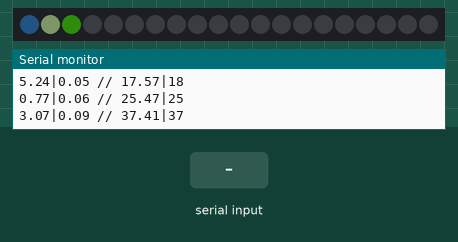
Bench run of a sketch on a simulated Arduino Uno, built with avr-gcc and run on an emulated ATmega328P. Shown: 20 RGB LEDs in strip order, left to right, the last lines printed to the serial monitor. Inputs (shaded band) come from the test bench. Dim RGB values are drawn brighter than linear; the strip is taken to match the declared colour order; random numbers use the default seed unless the sketch sets one.

Above: at 3.28 s.
3.3 s: "reset" received over Serial
At 3.77 s:
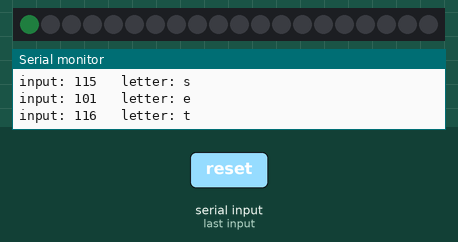
5.4 s: "r" received over Serial
At 6.37 s:
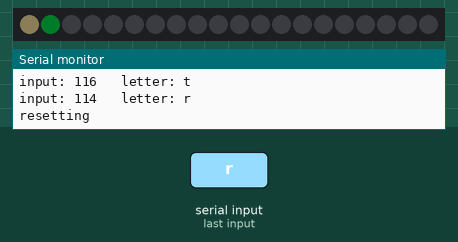
8.0 s: "reset" received over Serial
At 9.83 s:
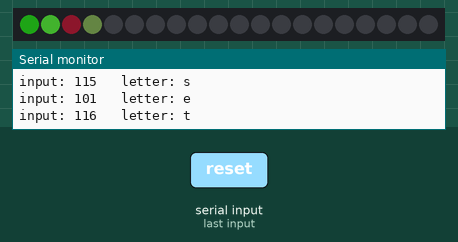
11.0 s: "r" received over Serial
At 12.85 s:
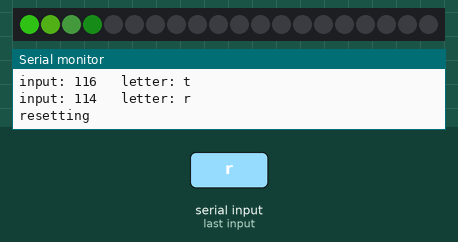
14.0 s: "reset" received over Serial
At 15.41 s:
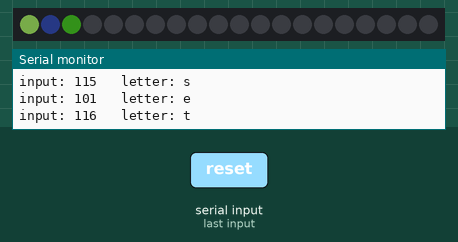
15.8 s: "r" received over Serial
At 17.6 s:
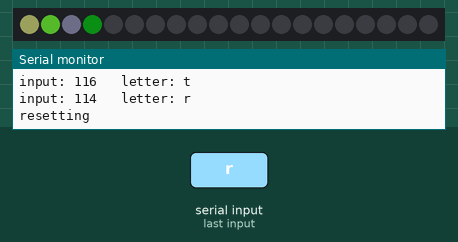

The sketch:

colony-rgbw-fade.ino
```cpp
#include <Adafruit_NeoPixel.h>
#ifdef __AVR__
  #include <avr/power.h>
#endif

#define PIN 2


const int num_pixels = 20;
const float pi = 3.14159265359;
float theta[num_pixels][4];
float speeds[num_pixels][4];
float accurate[num_pixels][4];
int rounded[num_pixels][4];
float masterfade[num_pixels];

float fade_speed = 0.005;
float fade_total_time = 9000; // time from all off to all on

float randomdetail = 100000;
float minspeed = 0.00001;
float maxspeed = 0.1;
float maxbrightness[4] = {80, 255, 30, 70};  // GREEN FIRST - grbw

unsigned long starttime = 0;
int speedsettimer = 30; // in seconds

unsigned long fade_start = 0, fade_progress = 0;
boolean fading = true, debug = true;

String command;

// Parameter 1 = number of pixels in strip
// Parameter 2 = Arduino pin number (most are valid)
// Parameter 3 = pixel type flags, add together as needed:
//   NEO_KHZ800  800 KHz bitstream (most NeoPixel products w/WS2812 LEDs)
//   NEO_KHZ400  400 KHz (classic 'v1' (not v2) FLORA pixels, WS2811 drivers)
//   NEO_GRB     Pixels are wired for GRB bitstream (most NeoPixel products)
//   NEO_RGB     Pixels are wired for RGB bitstream (v1 FLORA pixels, not v2)
//   NEO_RGBW    Pixels are wired for RGBW bitstream (NeoPixel RGBW products)
Adafruit_NeoPixel strip = Adafruit_NeoPixel(num_pixels, PIN, NEO_RGBW + NEO_KHZ800);

// IMPORTANT: To reduce NeoPixel burnout risk, add 1000 uF capacitor across
// pixel power leads, add 300 - 500 Ohm resistor on first pixel's data input
// and minimize distance between Arduino and first pixel.  Avoid connecting
// on a live circuit...if you must, connect GND first.


void setup() {
  if (debug) Serial.begin(9600);
  delay(10);
  if (debug) Serial.println("---------");
  if (debug) Serial.println(pi);
  if (debug) Serial.println();

  for (int i = 0; i < num_pixels; i++) { // for each LED
    if (debug) Serial.print("LED ");
    if (debug) Serial.print(i);
    if (debug) Serial.println();
    for (int v = 0; v < 4; v++) { // then for each color value
      float seed1 = random(randomdetail);
      float seed2 = random(randomdetail);
      theta[i][v] = (seed1/randomdetail)*pi*2;
      speeds[i][v] = setspeed(seed2);
      accurate[i][v] = sinmap(theta[i][v], v);
      rounded[i][v] = (int) round(accurate[i][v]);
      if (debug) Serial.print(theta[i][v]);
      if (debug) Serial.print("|");
      if (debug) Serial.print(speeds[i][v]);
      if (debug) Serial.print(" // ");
      if (debug) Serial.print(accurate[i][v]);
      if (debug) Serial.print("|");
      if (debug) Serial.print(rounded[i][v]);
      if (debug) Serial.println();
    }
  }
  if (debug) Serial.println();

  strip.begin();
  strip.show(); // Initialize all pixels to 'off'
  delay(10);
  fade_start = millis();
}

void loop() {

  if(fading) {

    fade_progress = millis() - fade_start;

    float s = 0;
    for (int i = 0; i < num_pixels; i++) {
      s += masterfade[i];
    }

    if (s == num_pixels) fading = false; // 1's accross the board

    else { // fade away
      for (int i = 0; i < num_pixels; i++) {
        float where_am_i = float(i) / float(num_pixels);
        if (where_am_i < fade_progress / fade_total_time) {
        if (masterfade[i] < 1-fade_speed) {
            masterfade[i] += fade_speed;
          }
        else masterfade[i] = 1;
        }
      }
    }
    /* if (debug) Serial.println(fade_progress / fade_total_time); */
  }

  if (millis()-starttime > speedsettimer*1000) {
    changespeeds();
  }

  for (int i = 0; i < num_pixels; i++) {
    for (int v = 0; v < 4; v++) {
      if (theta[i][v] < pi*2) theta[i][v] += speeds[i][v];
      else theta[i][v] = 0;
      accurate[i][v] = sinmap(theta[i][v], v) * masterfade[i];
      rounded[i][v] = (int) round(accurate[i][v]);
    }
    strip.setPixelColor(i, strip.Color(rounded[i][0], rounded[i][1], rounded[i][2], rounded[i][3]));
  }


  if (debug) {
    if (Serial.available() > 0)  {
      int incoming = Serial.read();
      if (debug) Serial.print("input: ");
      if (debug) Serial.print(incoming);
      if (debug) Serial.print("\t letter: ");
      if (debug) Serial.write(incoming);
      if (debug) Serial.println();

      switch(incoming) {
      case 114: // r
        command = "reset";
        break;
      }
    }


    //     COMMANDS

    if (command == "reset") {
      command = "";
      if (debug) Serial.println("resetting");
      for (int i = 0; i < num_pixels; i++) {
        masterfade[i] = 0;
      }
      fading = true;
      fade_start = millis();
    }

  }
  strip.show();
  delay(10);
}


float sinmap(float theta, int channel) {
  return ((sin(theta) + 1) / 2)*maxbrightness[channel];
}

float setspeed(float seed) {
  float range = maxspeed - minspeed;
  return seed/randomdetail * range + minspeed;
}

void changespeeds() {
  if (debug) Serial.print("changing speeds");

  /* if (debug) Serial.print(starttime); */
  /* if (debug) Serial.print("\t"); */
  /* if (debug) Serial.print(millis()); */
  /* if (debug) Serial.print("\t"); */
  /* if (debug) Serial.print(millis() - starttime); */
  /* if (debug) Serial.println(); */
  for (int i = 0; i < num_pixels; i++) {
    for (int v = 0; v < 4; v++) {
      speeds[i][v] = setspeed(random(randomdetail));
      /* if (debug) Serial.print(speeds[i][v]); */
      /* if (debug) Serial.print("\t"); */
    }
  }
  if (debug) Serial.println();


  starttime = millis();
}
```
